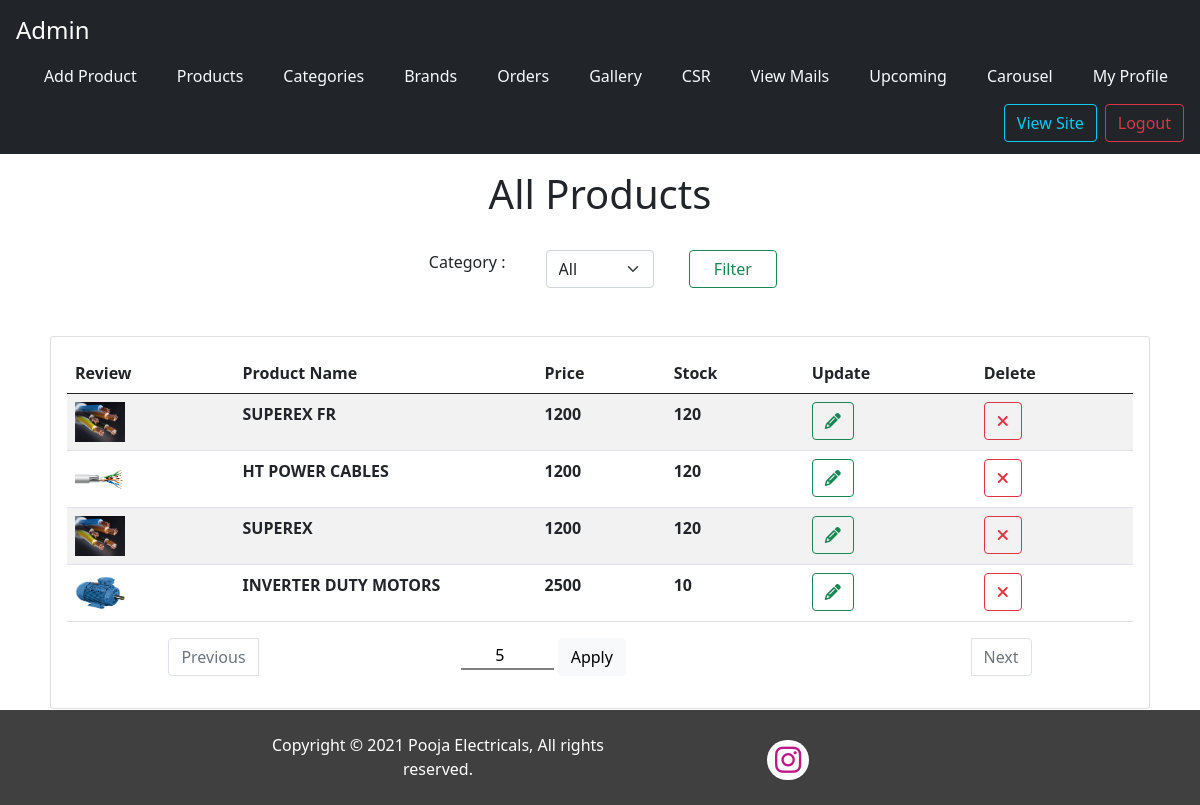
Screenshot of /admin/home.php (signed in) with the database file from the repository.
### tables this page shows
CREATE TABLE `product_details` (
  `p_id` int(10) NOT NULL,
  `p_name` text NOT NULL,
  `description` text NOT NULL,
  `p_img` text NOT NULL,
  `price` double NOT NULL,
  `stock` int(30) NOT NULL,
  `c_id` int(11) NOT NULL,
  `b_id` int(11) NOT NULL,
  `keywords` varchar(10000) NOT NULL,
  `product_optional_image_1` varchar(255) DEFAULT NULL,
  `product_optional_image_2` varchar(255) DEFAULT NULL,
  `product_optional_image_3` varchar(255) DEFAULT NULL,
  `product_optional_image_4` varchar(255) DEFAULT NULL
);

### admin/home.php (the view, shortened to what this page needs)
<?php
    include 'top.php';
    if (isset($_GET['pageno'])) {
        $pageno = $_GET['pageno'];
    } else {
        $pageno = 1;
    }
    $no_of_records_per_page = 5;
    $offset = ($pageno-1) * $no_of_records_per_page;
    $total_pages_sql = "SELECT COUNT(*) FROM product_details";
    $result = mysqli_query($conn,$total_pages_sql);
    $total_rows = mysqli_fetch_array($result)[0];
    $total_pages = ceil($total_rows / $no_of_records_per_page);
?>
<div>
    <h1 class="text-center my-3"> All Products</h1>
</div>
<div class="align-items-center text-center card border-0">
    <form action="#" method="post">
        <div class="d-flex just-content-center row">
            <div class=" col-md-3 col-sm-3  col-xl-4 mt-3 ">
                <label class="form-label">Category :</label>
            </div>
            <div class=" col-md-5 col-sm-5  col-xl-4 mt-3 ">
                <select class="form-select" name="category" >
                <option value="0">All</option>
                <?php
                    $query = "select * from category";
                    $result = mysqli_query($conn,$query);
                    if (mysqli_num_rows($result) > 0) {
                        while($r = mysqli_fetch_assoc($result)){
                        print_r($r);
                        }
                    }
                    else echo "0 record in category";
                    ?>
                </select>
            </div>
            <div class=" col-md-5 col-sm-4 col-xl-4 mt-3 ">
                <button type="submit"  name="filter" class="btn btn-outline-success px-4">Filter</button>
            </div>
        </div>
        </div>
<div class="card col-11 m-auto mt-5" >
  <div class="card-body">
    <table class="table table-striped" >
        <thead>
            <tr>
                <th>Review</th>
                <th>Product Name</th>
                <th>Price</th>
                <th>Stock</th>
                <th>Update</th>
                <th>Delete</th>
            </tr>
        </thead>
        <tbody>
        <?php
          include '../db/db.php';
          $query = "select * from product_details LIMIT $offset, $no_of_records_per_page";
          $result = mysqli_query($conn,$query);
          if (mysqli_num_rows($result) > 0) {
             while($r = mysqli_fetch_assoc($result)){
        ?>
            <tr>
                <td><img src="<?= "../img/". $r['p_img']  ?>" alt="product image" width="50p" height="40px"></td>
                <th style="max-width: 5rem;"><?= ucwords($r['p_name']) ?></th>
                <th><?= $r['price'] ?></th>
                <th><?= $r['stock'] ?></th>
                <th><a href="./product.php?update=<?= $r['p_id'] ?>" class="btn btn-outline-success"> <i class="fa fa-pencil" aria-hidden="true"></i></a></th>
                <th><a href="./delete.php?deleteProduct=<?= $r['p_id'] ?>" class="btn btn-outline-danger"> <i class="fa fa-remove" aria-hidden="true"></i> </a></th>
            </tr>
            <?php
             }
            }
            ?>
        </tbody>
    </table>
    <nav aria-label="Page navigation example">
    <ul class="pagination justify-content-around">
        <li class="page-item <?php if($pageno <= 1){ echo 'disabled'; } ?>">
        <a class="page-link" href="<?php if($pageno <= 1){ echo '#'; } else { echo "?pageno=".($pageno - 1); } ?>"   tabindex="-1">Previous</a>
        </li>
        <li class="page-item">
            <form action="" method="post">
                <input type="number" name="recPerPage" class="from-control txt"  min="1"  value="<?= $no_of_records_per_page ?>">
                <input type="submit" class="btn btn-light" value="Apply" name="applyRecPerPage">
            </form>
        </li>
        <li class="page-item <?php if($pageno >= $total_pages){ echo 'disabled'; } ?>">
        <a class="page-link " href="<?php if($pageno >= $total_pages){ echo '#'; } else { echo "?pageno=".($pageno + 1); } ?>" >Next</a>
        </li>
    </ul>
</nav>
  </div>
</div>
<?php include '../bottom.php' ?>

### css/style.css (style rules this page uses)
.txt { width:30%; outline: none; border: none; border-bottom: 2px solid gray; text-align: center; }

### rows the page displays
product_details: p_img (picture), p_name "SUPEREX FR", price "1200", stock "120"
product_details: p_img (picture), p_name "HT POWER CABLES", price "1200", stock "120"
product_details: p_img (picture), p_name "SUPEREX", price "1200", stock "120"
product_details: p_img (picture), p_name "INVERTER DUTY MOTORS", price "2500", stock "10"
